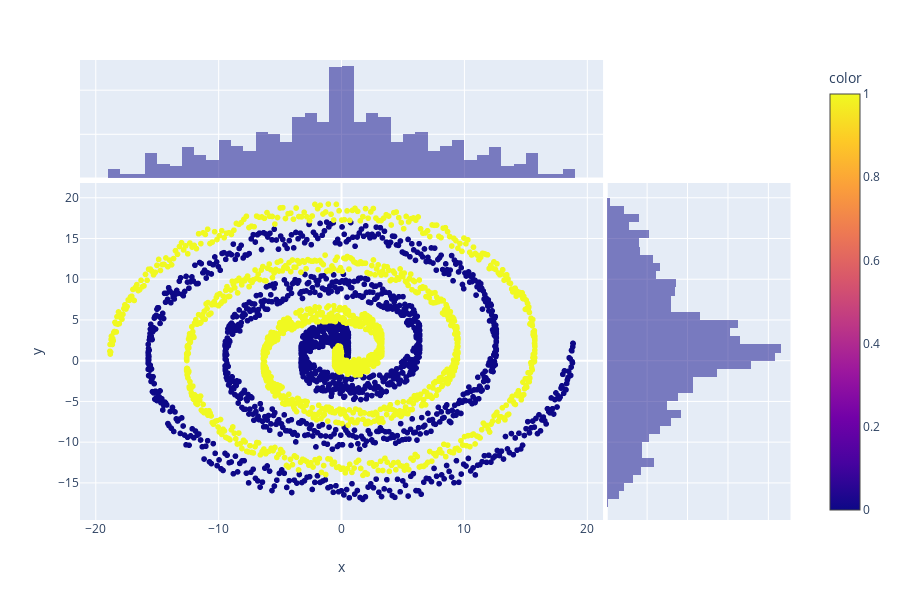

Write notebook code for a chart like this one.
### Code cell
import plotly.express as px

fig = px.scatter(df, x="x", y="y",color="color", marginal_y="histogram", marginal_x="histogram")
fig.show()

### Figure 1 — Plotly figure (JSON) as saved in the notebook; plotly's stock layout.template omitted (floating-point values rounded to 4 significant figures; data arrays with more than 128 entries replaced by an {"elided": "..."} marker saying what was removed)
{"data": [{"hoverlabel": {"namelength": 0}, "hovertemplate": "x=%{x}<br>y=%{y}<br>color=%{marker.color}", "legendgroup": "", "marker": {"color": {"elided": "3000 int values"}, "coloraxis": "coloraxis", "symbol": "circle"}, "mode": "markers", "name": "", "showlegend": false, "type": "scattergl", "x": {"elided": "3000 float values"}, "xaxis": "x", "y": {"elided": "3000 float values"}, "yaxis": "y"}, {"alignmentgroup": "True", "bingroup": "x", "hoverlabel": {"namelength": 0}, "hovertemplate": "x=%{x}<br>count=%{y}", "legendgroup": "", "marker": {"color": "#0d0887"}, "name": "", "offsetgroup": "", "opacity": 0.5, "showlegend": false, "type": "histogram", "x": {"elided": "3000 float values"}, "xaxis": "x3", "yaxis": "y3"}, {"alignmentgroup": "True", "bingroup": "y", "hoverlabel": {"namelength": 0}, "hovertemplate": "y=%{y}<br>count=%{x}", "legendgroup": "", "marker": {"color": "#0d0887"}, "name": "", "offsetgroup": "", "opacity": 0.5, "showlegend": false, "type": "histogram", "xaxis": "x2", "y": {"elided": "3000 float values"}, "yaxis": "y2"}], "layout": {"barmode": "overlay", "coloraxis": {"colorbar": {"title": {"text": "color"}}, "colorscale": [[0, "#0d0887"], [0.1111, "#46039f"], [0.2222, "#7201a8"], [0.3333, "#9c179e"], [0.4444, "#bd3786"], [0.5556, "#d8576b"], [0.6667, "#ed7953"], [0.7778, "#fb9f3a"], [0.8889, "#fdca26"], [1, "#f0f921"]]}, "height": 600, "legend": {"tracegroupgap": 0}, "margin": {"t": 60}, "xaxis": {"anchor": "y", "domain": [0, 0.7215], "title": {"text": "x"}}, "xaxis2": {"anchor": "y2", "domain": [0.7265, 0.98], "matches": "x2", "showgrid": true, "showticklabels": false}, "xaxis3": {"anchor": "y3", "domain": [0, 0.7215], "matches": "x", "showgrid": true, "showticklabels": false}, "xaxis4": {"anchor": "y4", "domain": [0.7265, 0.98], "matches": "x2", "showgrid": true, "showticklabels": false}, "yaxis": {"anchor": "x", "domain": [0, 0.7326], "title": {"text": "y"}}, "yaxis2": {"anchor": "x2", "domain": [0, 0.7326], "matches": "y", "showgrid": true, "showticklabels": false}, "yaxis3": {"anchor": "x3", "domain": [0.7426, 1], "matches": "y3", "showgrid": true, "showticklabels": false}, "yaxis4": {"anchor": "x4", "domain": [0.7426, 1], "matches": "y3", "showgrid": true, "showticklabels": false}}}
